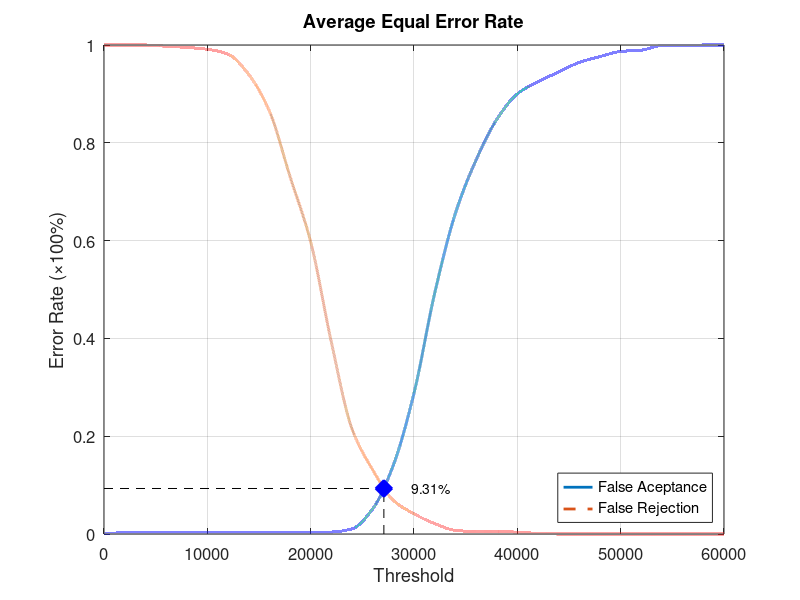
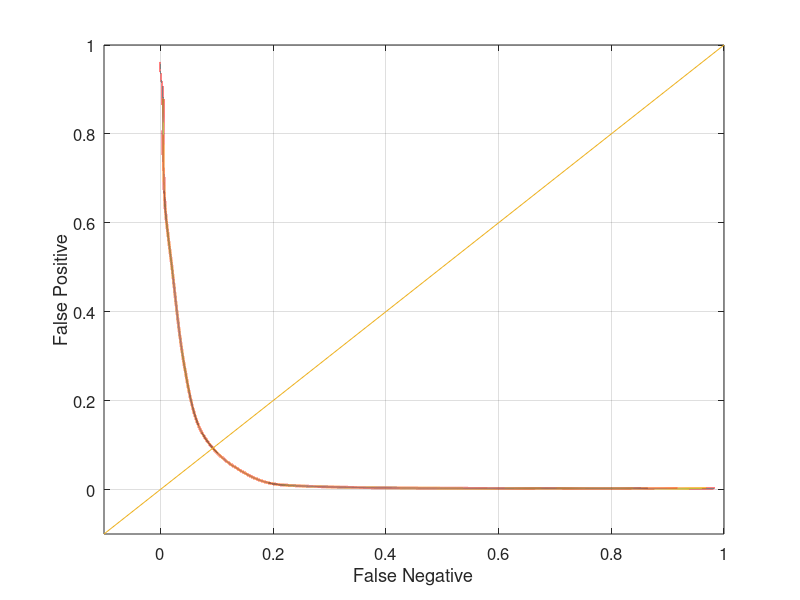

Write MATLAB code to recreate these figures, in order.
function yEER = Experiment4Average
close all;
clear;
clc;
x = 0:2000:60000;
xq = 0:0.5:60000;

y0 = [0 0.00263158 0.00263158 0.00263158 0.00263158 0.00263158 0.00263158 0.00263158 0.00263158 0.00263158 0.00263158 0.00394737 0.0105263 0.0513158 0.140789 0.288158 0.492105 0.655263 0.764474 0.847368 0.9 0.925 0.944737 0.964474 0.976316 0.986842 0.989474 0.998684 0.998684 1 1];
yy0 = interp1(x, y0, xq, 'pchip');
y1 = [1 1 1 0.9975 0.995 0.99125 0.98125 0.94 0.865 0.73125 0.5975 0.3925 0.215 0.13125 0.06875 0.04125 0.02125 0.0075 0.005 0.005 0.00375 0.00125 0 0 0 0 0 0 0 0 0];
yy1 = interp1(x, y1, xq, 'pchip');

% Calculating EER: 
y2 = abs(y0 - y1);
find(y2 == min(y2))
yy2 = abs(yy0 - yy1);
xEER = find(yy2 == min(yy2));
xEERIndex = xq(xEER) % X-axis EER
yEER = yy0(xEER) % Y-axis EER

main = figure
plot(xq, yy0,'-','LineWidth', 2);	hold on
plot(xq, yy1,'--','LineWidth', 2);	hold on
plot([xEERIndex xEERIndex], [0 yEER], 'k--');	hold on
plot([0 xEERIndex], [yEER yEER], 'k--');	hold on
plot(xEERIndex, yEER, 'bx', 'LineWidth', 10);	hold on
text(xEERIndex + 10 * xEERIndex / 100, yEER, [num2str(round((10000 * yEER)) / 100) '%'])
legend('False Aceptance', 'False Rejection', 'Location', 'SouthEast')
xlabel('Threshold')
ylabel('Error Rate (\times100%)')
title('Average Equal Error Rate')
set(gca, 'FontSize', 12)
axis([0 60000 0 1])
grid on

print(main, 'Experiment4AverageMain', '-dpng');
FNRxFPR = figure('Color', [1 1 1]);
plot(yy1, yy0, '-', yy1, yy0, 'LineWidth', 2);
hold on
y = -0.1:0.1:1
plot(y, y); 
set(gca, 'FontSize', 12)
xlabel('False Negative')
ylabel('False Positive')
axis([-0.1 1 -0.1 1])
set(gca, 'FontSize', 12)
grid on

print(FNRxFPR, 'Experiment4AverageFNRxFPR','-dpng');
end
